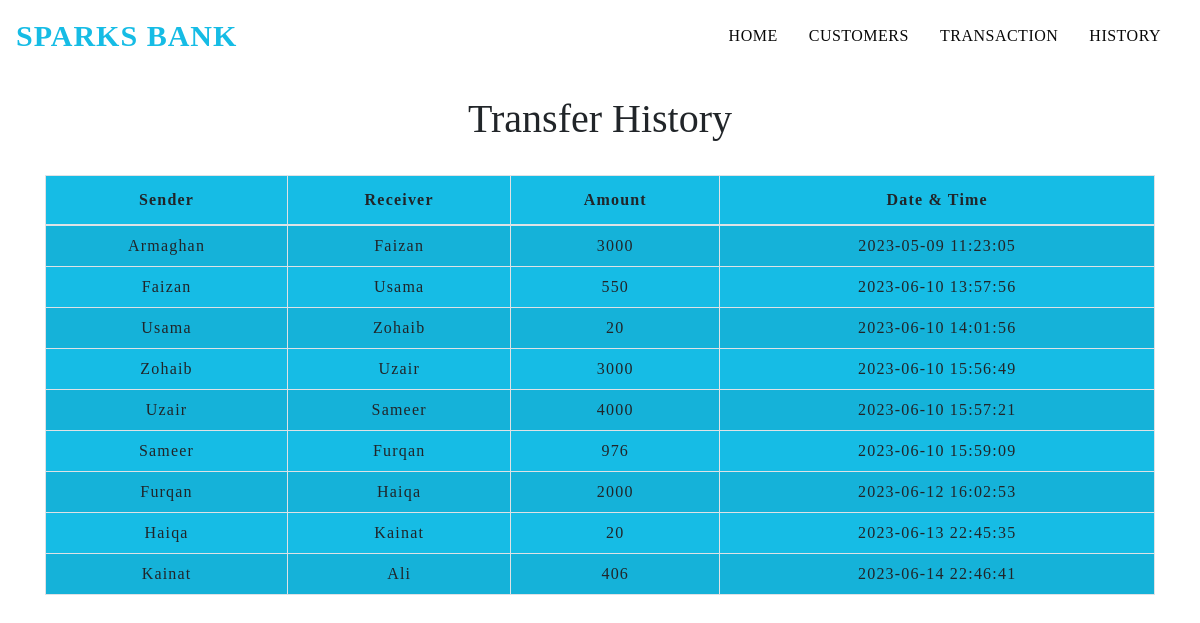
The page /transactionhistory.php on the database its author committed.
### tables this page shows
CREATE TABLE `transaction_details` (
  `sno` int(5) NOT NULL,
  `sender` varchar(100) NOT NULL,
  `receiver` varchar(100) NOT NULL,
  `balance` int(10) NOT NULL,
  `datetime` datetime NOT NULL DEFAULT CURRENT_TIMESTAMP
);

### transactionhistory.php (the view, shortened to what this page needs)
<!DOCTYPE html>
<html lang="en">
<head>
    <link rel="stylesheet" href="https://stackpath.bootstrapcdn.com/bootstrap/4.5.2/css/bootstrap.min.css">
    <link rel="stylesheet" type="text/css" href="css/Table.css">
    <link rel="stylesheet" type="text/css" href="css/Navbar.css">
</head>
<body>
<?php
  include 'navbar.php';
?>
	<div class="container">
        <h2 class="text-center pt-4">Transfer History</h2>
       <br>
       <div class="table-responsive-sm">
    <table class="table table-hover table-striped table-condensed table-bordered">
        <thead>
            <tr>
                <th class="text-center">Sender</th>
                <th class="text-center">Receiver</th>
                <th class="text-center">Amount</th>
                <th class="text-center">Date & Time</th>
            </tr>
        </thead>
        <tbody>
        <?php
            include 'config.php';
            $sql ="select * from transaction_details";
            $query =mysqli_query($conn, $sql);
            while($rows = mysqli_fetch_assoc($query))
            {
        ?>
            <tr>
            <td class="py-2"><?php echo $rows['sender']; ?></td>
            <td class="py-2"><?php echo $rows['receiver']; ?></td>
            <td class="py-2"><?php echo $rows['balance']; ?> </td>
            <td class="py-2"><?php echo $rows['datetime']; ?> </td>
        <?php
            }
        ?>
        </tbody>
    </table>
    </div>
</div>
</body>
</html>

### navbar.php (shortened to what this page needs)
<nav class="navbar navbar-expand-md">
<a class="navbar-brand" href="index.php" style=" font-style: strong; font-size: 30px;"><b>SPARKS BANK</b></a>
<div class="collapse navbar-collapse" id="collapsibleNavbar">
      <ul class="navbar-nav ml-auto">
        <li class="nav-item">
          <a class="nav-link" href="index.php">HOME</a>
        </li>
        <li class="nav-item">
          <a class="nav-link" href="transfermoney.php">CUSTOMERS</a>
        </li>
        <li class="nav-item">
          <a class="nav-link" href="transfermoney.php">TRANSACTION</a>
        </li>
        <li class="nav-item">
          <a class="nav-link" href="transactionhistory.php">HISTORY</a>
        </li>
    </div>
 </nav>

### css/Table.css (style rules this page uses)
* { padding: 0; margin: 0; box-sizing: border-box; font-family: s; }
h2 { font-size: 40px; }
table { letter-spacing: 1.2px; }
.table-striped { background-color: #16bce5; }
td { text-align: center; }

### css/Navbar.css (style rules this page uses)
.nav-link { margin-right: 15px; color: #080808; letter-spacing: 0.5px; transition: 0.5s; }
.navbar-brand { color: #16bce5; letter-spacing: 1px; }

### rows shown on the page
transaction_details: sender "Armaghan", receiver "Faizan", balance "3000", datetime "2023-05-09 11:23:05"
transaction_details: sender "Faizan", receiver "Usama", balance "550", datetime "2023-06-10 13:57:56"
transaction_details: sender "Usama", receiver "Zohaib", balance "20", datetime "2023-06-10 14:01:56"
transaction_details: sender "Zohaib", receiver "Uzair", balance "3000", datetime "2023-06-10 15:56:49"
transaction_details: sender "Uzair", receiver "Sameer", balance "4000", datetime "2023-06-10 15:57:21"
transaction_details: sender "Sameer", receiver "Furqan", balance "976", datetime "2023-06-10 15:59:09"
transaction_details: sender "Furqan", receiver "Haiqa", balance "2000", datetime "2023-06-12 16:02:53"
transaction_details: sender "Haiqa", receiver "Kainat", balance "20", datetime "2023-06-13 22:45:35"
transaction_details: sender "Kainat", receiver "Ali", balance "406", datetime "2023-06-14 22:46:41"
